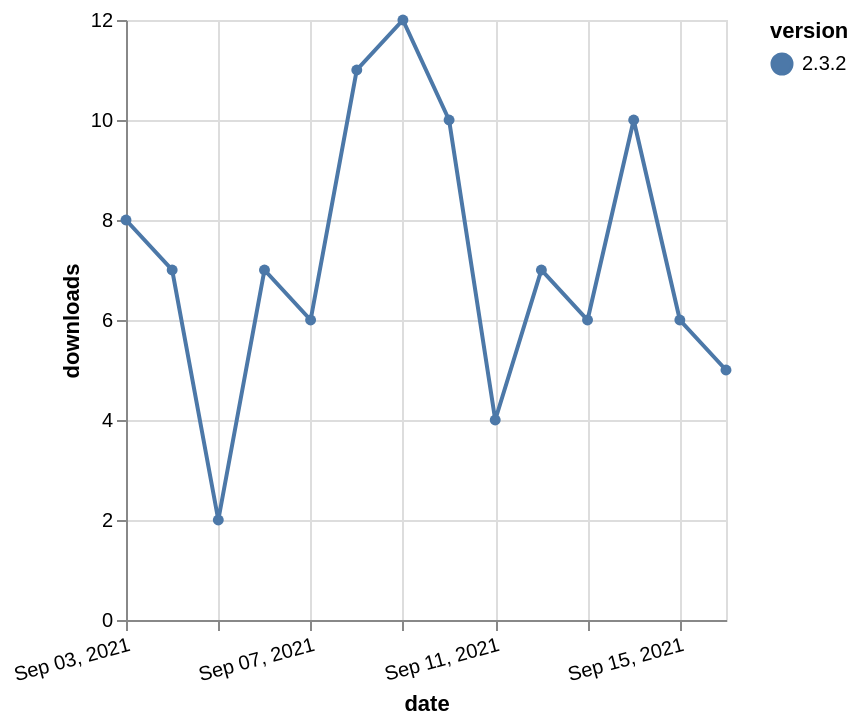

This figure's Vega-Lite source:
### Vega-Lite specification from a JSON file in a GitHub repository (floating-point values rounded to 4 significant figures)
{"$schema": "https://vega.github.io/schema/vega-lite/v5.json", "description": "A simple bar chart with embedded data.", "data": {"values": [{"date": "2021-09-03", "total": 7693, "delta": 8, "version": "2.3.2"}, {"date": "2021-09-04", "total": 7700, "delta": 7, "version": "2.3.2"}, {"date": "2021-09-05", "total": 7702, "delta": 2, "version": "2.3.2"}, {"date": "2021-09-06", "total": 7709, "delta": 7, "version": "2.3.2"}, {"date": "2021-09-07", "total": 7715, "delta": 6, "version": "2.3.2"}, {"date": "2021-09-08", "total": 7726, "delta": 11, "version": "2.3.2"}, {"date": "2021-09-09", "total": 7738, "delta": 12, "version": "2.3.2"}, {"date": "2021-09-10", "total": 7748, "delta": 10, "version": "2.3.2"}, {"date": "2021-09-11", "total": 7752, "delta": 4, "version": "2.3.2"}, {"date": "2021-09-12", "total": 7759, "delta": 7, "version": "2.3.2"}, {"date": "2021-09-13", "total": 7765, "delta": 6, "version": "2.3.2"}, {"date": "2021-09-14", "total": 7775, "delta": 10, "version": "2.3.2"}, {"date": "2021-09-15", "total": 7781, "delta": 6, "version": "2.3.2"}, {"date": "2021-09-16", "total": 7786, "delta": 5, "version": "2.3.2"}]}, "width": "container", "mark": {"type": "line", "point": {"filled": true}}, "encoding": {"x": {"field": "date", "type": "temporal", "timeUnit": "yearmonthdate", "title": "date", "axis": {"labelAngle": -15}}, "y": {"field": "delta", "type": "quantitative", "title": "downloads"}, "color": {"field": "version", "type": "nominal"}, "tooltip": {"field": "delta"}}}
